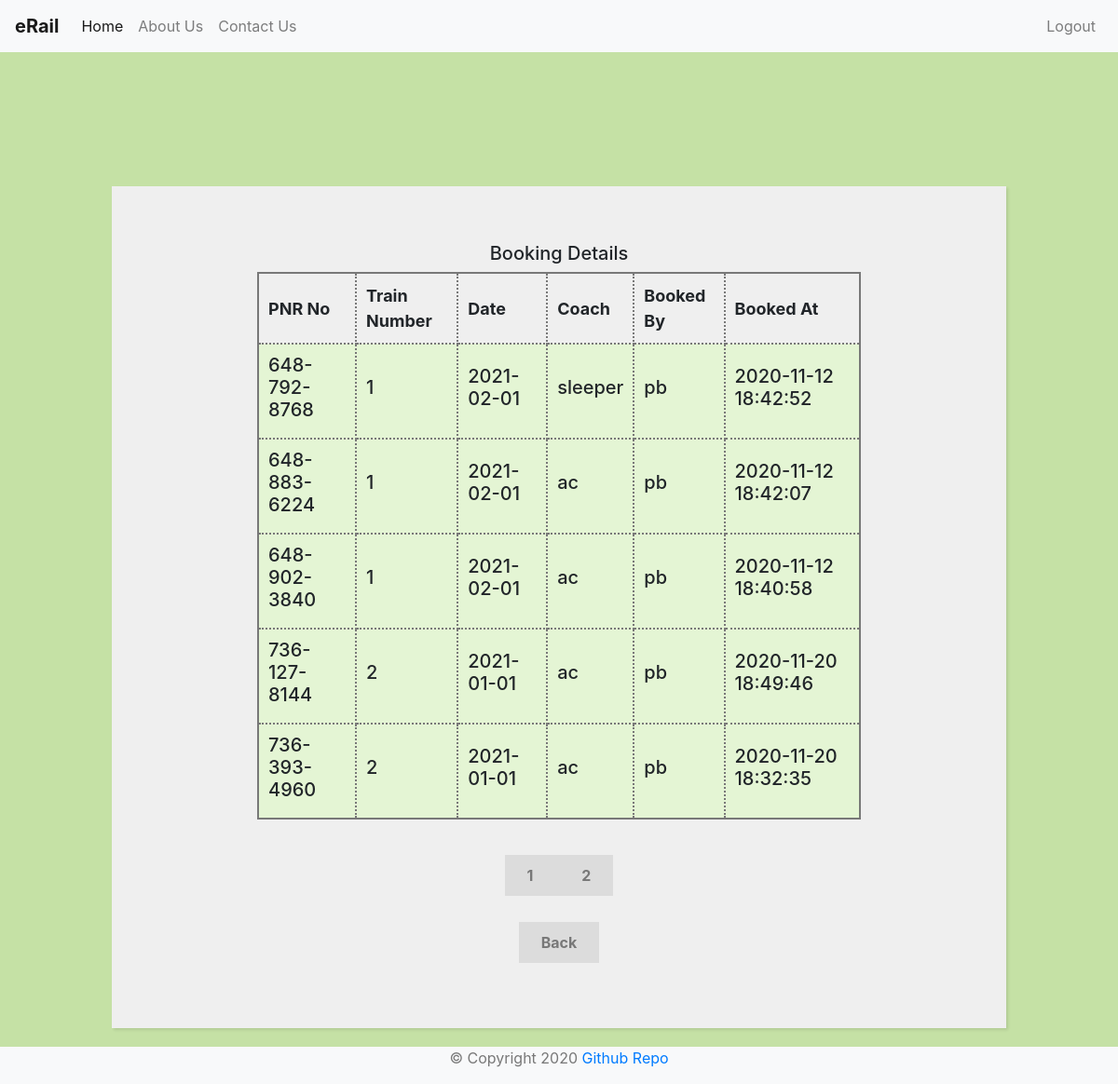
/view-bookings.php (signed in), run on the app's committed database.
### tables this page shows
CREATE TABLE `ticket` (
  `pnr_no` varchar(12) NOT NULL,
  `coach` varchar(50) NOT NULL,
  `booked_by` varchar(50) NOT NULL,
  `booked_at` timestamp NOT NULL DEFAULT current_timestamp() ON UPDATE current_timestamp(),
  `t_number` int(11) NOT NULL,
  `t_date` date NOT NULL
);

### template/pagination.php (called while the page is built)
<?php
    $results_per_page = 5;
    $result = $conn->query($sql);
    $number_of_result = $result->num_rows;
    $number_of_page = ceil ($number_of_result / $results_per_page);
    if (!isset ($_GET['page']) ) {
        $page = 1;
    } else {
        $page = $_GET['page'];
    }
    $page_first_result = ($page-1) * $results_per_page;
?>

### view-bookings.php (the view, shortened to what this page needs)
<?php
    include "config/connection.php";
    $sql = "SELECT * FROM ticket";
    include "template/pagination.php";
    $sql = "SELECT * FROM ticket LIMIT " . $page_first_result . ',' . $results_per_page;
    $result = $conn->query($sql);
?>
<!DOCTYPE html>
<html lang="en">
<head>
</head>
<?php include "template/header-name.php" ?>
<div style="margin-top:200px;">
    <form style = "width: 80%;">
        <h5>Booking Details</h5>
        <section>
            <table>
                <tr>
                    <th>PNR No</th>
                    <th>Train Number</th>
                    <th>Date</th>
                    <th>Coach</th>
                    <th>Booked By</th>
                    <th>Booked At</th>
                </tr>
                <?php
                    while($rows=$result->fetch_assoc())
                    {
                ?>
                <tr>
                    <td><h5><?php echo $rows['pnr_no'];?></h5></td>
                    <td><h5><?php echo $rows['t_number'];?></h5></td>
                    <td><h5><?php echo $rows['t_date'];?></h5></td>
                    <td><h5><?php echo $rows['coach'];?></h5></td>
                    <td><h5><?php echo $rows['booked_by'];?></h5></td>
                    <td><h5><?php echo $rows['booked_at'];?></h5></td>
                </tr>
                <?php
                    }
                ?>
            </table>
        </section>
        <br><br>
        <?php for($page = 1; $page<= $number_of_page; $page++) {  ?>
        <?php    echo '<a class="register" href = "view-bookings.php?page=' . $page . '">' . $page . ' </a>'; ?>
        <?php } ?>
        <br><br><br>
        <a href="admin-page.php" class= "register">Back</a>
    </form>
</div>
<?php include "template/footer.php" ?>
</html>

### css/style.css (style rules this page uses)
body { background: #C5E1A5; }
form { width: 50%; margin: 60px auto; background: #efefef; padding: 60px 120px 80px 120px; text-align: center; -webkit-box-shadow: 2px 2px 3px rgba(0,0,0,0.1); box-shadow: 2px 2px 3px rgba(0,0,0,0.1); }
.register { background: rgb(220,220,220); font-weight: bold; color: rgb(120,120,120); padding: 12px 24px; }

### view-bookings.php (style rules this page uses)
table { width: 90%; margin: 0 auto; font-size: large; border: 2px solid rgb(120, 120, 120); }
td { background-color: #E4F5D4; border: 2px solid rgb(120, 120, 120); }
th, td { font-weight: bold; border: 2px dotted rgb(120, 120, 120); padding: 10px; text-align: left; }
td { font-weight: lighter; }

### data on the page
ticket: pnr_no "648-792-8768", t_number "1", t_date "2021-02-01", coach "sleeper", booked_by "pb", booked_at "2020-11-12 18:42:52"
ticket: pnr_no "648-883-6224", t_number "1", t_date "2021-02-01", coach "ac", booked_by "pb", booked_at "2020-11-12 18:42:07"
ticket: pnr_no "648-902-3840", t_number "1", t_date "2021-02-01", coach "ac", booked_by "pb", booked_at "2020-11-12 18:40:58"
ticket: pnr_no "736-127-8144", t_number "2", t_date "2021-01-01", coach "ac", booked_by "pb", booked_at "2020-11-20 18:49:46"
ticket: pnr_no "736-393-4960", t_number "2", t_date "2021-01-01", coach "ac", booked_by "pb", booked_at "2020-11-20 18:32:35"
